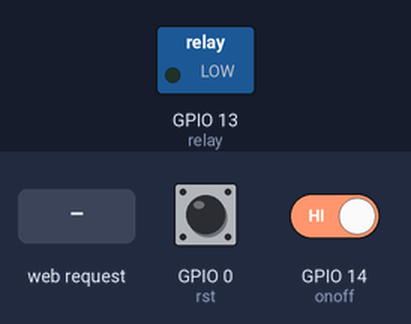
The sketch below on a simulated ESP8266 (NodeMCU). Shown: switched loads named in the sketch (green lamp = pin HIGH). The inputs (shaded band) are chosen by the test bench; at power-on: GPIO 14 (onoff) HIGH, GPIO 0 (rst) HIGH. WiFi joins after 1.5 s; servers stay silent unless stated; EEPROM starts erased; what the sketch prints to the serial monitor is not drawn.

Above: at 3.2 s.
3.3 s: GPIO 14 (onoff) driven LOW
At 4.5 s:
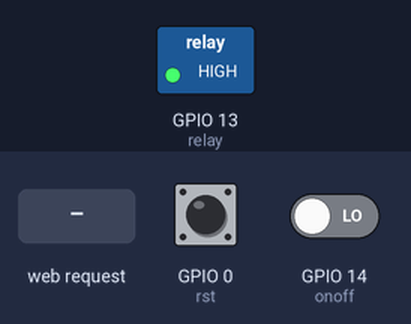
4.8 s: HTTP request GET /a?ssid= received
Timing chart, 0 to 7.8 s (numbered marks = the images above; inputs shaded):
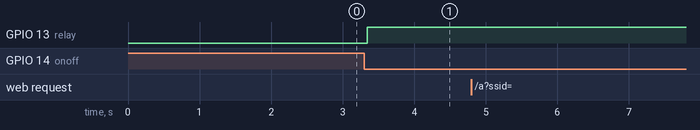

The sketch:

DIoty.ino
```cpp
// Change this to your unique names
#define PROTOTYPE_NAME "MyDevice"
#define SERVER_NAME "MyServer"
// Change this to your server PC IP
#define HOST_SERVER "143.248.250.173"

// Change this value to control data sending frequency
// e.g., 50: once every 50ms
const long interval = 50;


#include <SocketIoClient.h>
#include <ArduinoJson.h>
SocketIoClient socket;

// Include libraries and declare global variables BELOW

int relay = 13; // 릴레이가 연결된 핀 번호
int switchState = true;
int onoff = 14;
int val = 0;

//wifi 리셋 위함
int rst = 0; //리셋 버튼 0번 핀에 배치
long longPressTime = 250; // 2.5이상 눌러야 reset

void setup() {
  Serial.begin(115200);
  while(smartWiFi(PROTOTYPE_NAME));
  launchWeb(1);
  socket.on(SERVER_NAME, event); //event 정의
  socket.begin(HOST_SERVER);

  // Pin setup HERE
  pinMode(relay, OUTPUT);
  pinMode(onoff, INPUT);
  pinMode(rst, INPUT_PULLUP);
  digitalWrite(relay, 0);

}


void loop() {
  mdns_setup();
  unsigned long currentMillis = millis();
  unsigned long previousMillis = 0;
  Serial.print(digitalRead(rst));
  if (digitalRead(rst) == HIGH) {

    if (currentMillis - previousMillis >= longPressTime) {
      previousMillis = currentMillis;
      reset();
      DynamicJsonDocument data_to_web(1024);

      // configure the json array of data HERE
      // i.e., data_to_web["data_name"] = data
      data_to_web["resetStatus"] = true;

      String jsonData;
      serializeJson(data_to_web, jsonData);
      socket.emit(PROTOTYPE_NAME, jsonData.c_str());
    }
  }

  //onoff 스위치의 값 지정
  val = digitalRead(onoff);
  //physical switch가 off 상태이면 relay를 켜진 상태로 유지
  if(val == 0){
    digitalWrite(relay, 1);
  }

  socket.loop();

  // Loop code HERE (NO DELAYS ALLOWED)

}


// Receiving data from web
void event(const char * data, size_t length) {
  if (val == 1) {
    DynamicJsonDocument data_from_web(1024);
    deserializeJson(data_from_web, data);

    // Parse your received json data from here
    // i.e., data = data_from_web["data_name"];

    bool switchState = data_from_web["switch"];

    // Use your parsed data HERE (NO DELAYS ALLOWED)
    // e.g.,

    digitalWrite(relay,switchState); //relay로 바꿔야 함.
  }
}
```

smartWiFi.ino
```cpp
#include "ESP8266WiFi.h"
#include <ESP8266mDNS.h>
#include <WiFiClient.h>
#include <EEPROM.h>
#include <DNSServer.h>

MDNSResponder mdns;
WiFiServer server(80);

const byte DNS_PORT = 53;
DNSServer dnsServer;

IPAddress ap_local_IP(8,8,8,8);
IPAddress ap_gateway(8,8,8,8);
IPAddress ap_subnet(255,255,255,0);

bool smartWiFi(String AP_name){
  EEPROM.begin(512);
  delay(500);

  String esid;
  for (int i = 0; i < 32; ++i)
  {
    esid += char(EEPROM.read(i));
  }

  String epass = "";
  for (int i = 32; i < 96; ++i)
  {
    epass += char(EEPROM.read(i));
  }

  if ( esid.length() > 1 ) {
    WiFi.begin(esid.c_str(), epass.c_str());
    if ( testWifi() == 1 ) {
      Serial.println(WiFi.localIP());
      return false;
    }
  }

  setupAP(AP_name);
  return true;
}

int testWifi(void) {
  int count = 0;
  Serial.println("Waiting for Wifi to connect");
  while ( count < 20 ) {
    if (WiFi.status() == WL_CONNECTED) {
      Serial.println();
      Serial.println("WiFi Connected");
      return(1);
    }
    delay(500);
    Serial.print(".");
    count++;
  }

  Serial.println(".");
  Serial.println("Time out, opening AP");
  Serial.println();
  return(0);
}

void reset(void) {
  //EEPROM 내용 제거(reset)
  for (int i = 0; i < 512; i++) {
     EEPROM.write(i, 0);
  }
}

void setupAP(String AP_name) {
  WiFi.mode(WIFI_STA);
  WiFi.disconnect();
  delay(100);
  int n = WiFi.scanNetworks();
  if (n == 0) {
    Serial.println("no networks found");
  }

  delay(100);
  WiFi.softAPConfig(ap_local_IP, ap_gateway, ap_subnet);

  char ap_ssid[50];
  AP_name.toCharArray(ap_ssid,50);
  Serial.println(ap_ssid);
  WiFi.softAP(ap_ssid);

  dnsServer.setErrorReplyCode(DNSReplyCode::NoError);
  dnsServer.start(DNS_PORT, "*", ap_local_IP);

  launchWeb(0);
}

void launchWeb(int webtype) {
  if(webtype == 1) {
    if (!mdns.begin("esp8266", WiFi.localIP())) {
      Serial.println("Error setting up MDNS responder!");
      while(1) {
        delay(1000);
      }
    }

    server.begin();
  }
  else{
    Serial.println(WiFi.softAPIP());

    if (!mdns.begin("esp8266", WiFi.localIP())) {
      Serial.println("Error setting up MDNS responder!");
      while(1) {
        delay(1000);
      }
    }

    server.begin();
    int b = 1;

    while(b == 1) {
      b = mdns_setup();
      dnsServer.processNextRequest();
    }
  }
}

int mdns_setup(){
  mdns.update();

  WiFiClient client = server.available();
  if (!client) {
    return(1);
  }

  while(client.connected() && !client.available()) {
    delay(1);
  }

  String req = client.readStringUntil('\r');

  int addr_start = req.indexOf(' ');
  int addr_end = req.indexOf(' ', addr_start + 1);
  if (addr_start == -1 || addr_end == -1) {
    Serial.print("Invalid request: ");
    Serial.println(req);
    return(1);
  }
  req = req.substring(addr_start + 1, addr_end);
  client.flush();

  String s;

  if (req == "/") {
    s = "HTTP/1.1 200 OK\r\nContent-Type: text/html\r\n\r\n<!DOCTYPE HTML>\r\n";
    s += "<html>";
    s += "<head>";
    s += "<meta http-equiv='X-UA-Compatible' content='IE=edge,chrome=1'>";
    s += "<meta name=”apple-mobile-web-app-capable” content=”yes”>";
    s += "<meta http-equiv='Content-Type' content='text/html; charset=utf-8' />";
    s += "<meta name='viewport' content='width=device-width, initial-scale=1.0, minimum-scale=1.0'>";
    s += "<title>ESP8266 AP Setup</title>";
    s += "</head>";
    s += "<body>";
    s += "<div style = 'padding:30px;'>";
    s += "<div style = 'text-align:center; padding:30px; color: #252e31;'><b>ESP8266 WiFi Setup</b></div>";
    s += "<form method='get' action='a' style = 'max-width:460px; margin-left:auto; margin-right:auto; background-color:#F7F9FA; border-radius:5px; padding:60px 20px;'>";
    s += "<div class='content' style = 'margin:0 10%; padding: 0 0 10px;'>";
    s += "<form method='get' action='a'>";
    s += "<input name='ssid' autocomplete='off' placeholder='SSID' style = 'text-align:center; height: 40px; width: 100%; margin-bottom:10px; border: 1px solid #9da3a6; background: #fff; border-radius: 5px;'>";
    s += "<input name='pass' autocomplete='off' placeholder='Password' style = 'text-align:center; height: 40px; width: 100%; margin-bottom:10px; border: 1px solid #9da3a6; background: #fff; border-radius: 5px;'>";
    s += "<input type='submit' style = 'width: 100%; height: 44px; padding:0 10px; border:0; background-color: #394950; border-radius:5px; color:#fff; margin-top:10px;'>";
    s += "</div>";
    s += "</form>";
    s += "</div>";
    s += "<div style = 'bottom: 0; height: 30px; text-align:center; padding:30px; font-size: small;'>ID KAIST <br> CIDR Lab</div>";
    s += "</body>";
    s += "</html>\r\n\r\n";
  }
  else if ( req.startsWith("/generate_204") ) {
    s = "HTTP/1.1 200 OK\r\nContent-Type: text/html\r\n\r\n<!DOCTYPE HTML>\r\n";
    s += "<html>";
    s += "<head>";
    s += "<meta http-equiv='X-UA-Compatible' content='IE=edge,chrome=1'>";
    s += "<meta name=”apple-mobile-web-app-capable” content=”yes”>";
    s += "<meta http-equiv='Content-Type' content='text/html; charset=utf-8' />";
    s += "<meta name='viewport' content='width=device-width, initial-scale=1.0, minimum-scale=1.0'>";
    s += "<title>ESP8266 AP Setup</title>";
    s += "</head>";
    s += "<body>";
    s += "<div style = 'padding:30px;'>";
    s += "<div style = 'text-align:center; padding:30px; color: #252e31;'><b>ESP8266 WiFi Setup</b></div>";
    s += "<form method='get' action='a' style = 'max-width:460px; margin-left:auto; margin-right:auto; background-color:#F7F9FA; border-radius:5px; padding:60px 20px;'>";
    s += "<div class='content' style = 'margin:0 10%; padding: 0 0 10px;'>";
    s += "<form method='get' action='a'>";
    s += "<input name='ssid' autocomplete='off' placeholder='SSID' style = 'text-align:center; height: 40px; width: 100%; margin-bottom:10px; border: 1px solid #9da3a6; background: #fff; border-radius: 5px;'>";
    s += "<input name='pass' autocomplete='off' placeholder='Password' style = 'text-align:center; height: 40px; width: 100%; margin-bottom:10px; border: 1px solid #9da3a6; background: #fff; border-radius: 5px;'>";
    s += "<input type='submit' style = 'width: 100%; height: 44px; padding:0 10px; border:0; background-color: #394950; border-radius:5px; color:#fff; margin-top:10px;'>";
    s += "</div>";
    s += "</form>";
    s += "</div>";
    s += "<div style = 'bottom: 0; height: 30px; text-align:center; padding:30px; font-size: small;'>ID KAIST <br> CIDR Lab</div>";
    s += "</body>";
    s += "</html>\r\n\r\n";
  }
  else if ( req.startsWith("/a?ssid=") ) {
    Serial.println("clearing eeprom");

    for (int i = 0; i < 96; ++i){
      EEPROM.write(i, 0);
    }

    String qsid;
    qsid = req.substring(8,req.indexOf('&'));
    Serial.println(qsid);
    Serial.println("");

    String qpass;
    qpass = req.substring(req.lastIndexOf('=')+1);
    Serial.println(qpass);
    Serial.println("");

    Serial.println("writing eeprom ssid:");
    for (int i = 0; i < qsid.length(); ++i)
    {
      EEPROM.write(i, qsid[i]);
      Serial.print(qsid[i]);
    }
    Serial.println();

    Serial.println("writing eeprom pass:");
    for (int i = 0; i < qpass.length(); ++i)
    {
      EEPROM.write(32+i, qpass[i]);
      Serial.print(qpass[i]);
    }
    Serial.println();

    EEPROM.commit();
    s = "HTTP/1.1 200 OK\r\nContent-Type: text/html\r\n\r\n<!DOCTYPE HTML>\r\n";
    s += "<html>";
    s += "<head>";
    s += "<meta http-equiv='X-UA-Compatible' content='IE=edge,chrome=1'>";
    s += "<meta name=”apple-mobile-web-app-capable” content=”yes”>";
    s += "<meta http-equiv='Content-Type' content='text/html; charset=utf-8' />";
    s += "<meta name='viewport' content='width=device-width, initial-scale=1.0, minimum-scale=1.0'>";
    s += "<title>ESP8266 AP Setup</title>";
    s += "</head>";
    s += "<body>";
    s += "<div style = 'padding:30px;'>";
    s += "<div style = 'text-align:center; padding:30px; color: #252e31;'><b>ESP8266 WiFi Setup</b></div>";
    s += "<form method='get' action='a' style = 'max-width:460px; margin-left:auto; margin-right:auto; background-color:#F7F9FA; border-radius:5px; padding:60px 20px;'>";
    s += "<div class='content' style = 'margin: 0 15%; padding: 0 0 10px; text-align:center'>";
    s += "Information successfully <br> saved to EEPROM <br><br> ... reset to boot into <br> new WiFi";
    s += "</div>";
    s += "<div style = 'bottom: 0; height: 30px; text-align:center; padding:30px; font-size: small;'>ID KAIST <br> CIDR Lab</div>";
    s += "</body>";
    s += "</html>\r\n\r\n";
  }
  else
  {
    s = "HTTP/1.1 404 Not Found\r\n\r\n";
  }

  client.print(s);
  return(1);
}
```

Measured:
- after the input at 3.3 s, GPIO 13 (relay): LOW → HIGH at once
- after the input at 4.8 s, every drawn part: stays the same
